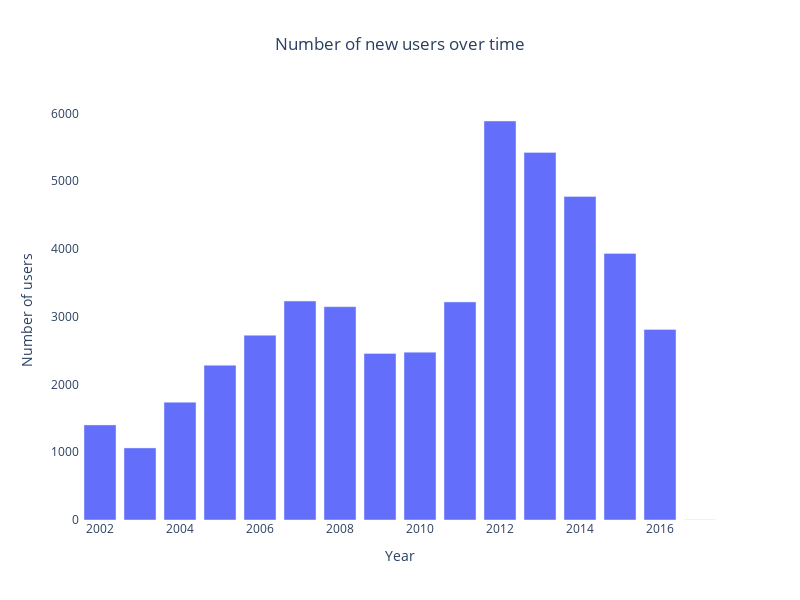

The notebook cell saved with this chart:
### Code cell
# Plot the number of users that have joined the platform over time
data_presentation.plot_number_of_users_over_time()

### Figure 1 — Plotly figure (JSON) as saved in the notebook; plotly's stock layout.template omitted (floating-point values rounded to 4 significant figures)
{"data": [{"type": "bar", "x": [2002, 2003, 2004, 2005, 2006, 2007, 2008, 2009, 2010, 2011, 2012, 2013, 2014, 2015, 2016, 2017], "y": [1403, 1064, 1738, 2283, 2726, 3231, 3148, 2458, 2477, 3218, 5888, 5425, 4774, 3934, 2812, 1]}], "layout": {"height": 600, "paper_bgcolor": "rgb(255,255,255)", "plot_bgcolor": "rgb(255,255,255)", "title": {"text": "Number of new users over time", "x": 0.5}, "width": 800, "xaxis": {"title": {"text": "Year"}}, "yaxis": {"title": {"text": "Number of users"}}}}
